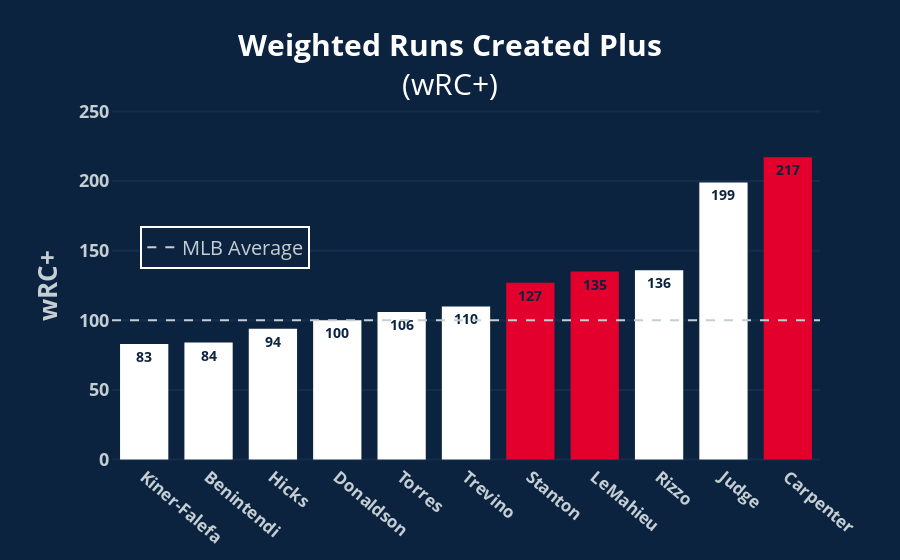

The cell this chart's notebook holds for it:
### Markdown cell above
## Viz

### Code cell
# Create variables for use in chart
x = wRC_df['Last']
y = wRC_df['wRC+']
text = ['<b>' + str(wRC) + '</b>' for wRC in y]

navy = '#0C2340'
gray = '#C4CED3'
red = '#E4002C'


# Create traces
fig = go.Figure()

fig.add_trace(go.Bar(x=x, y=y, text=text, marker_color=['white','white','white','white','white','white',red,red,'white','white',red],insidetextanchor='end', showlegend=False))

# fig.for_each_trace(lambda t: t.update(marker_color=red)
#                    if (np.any(['Carpenter', 'LeMahieu', 'Stanton'] == t.x))
#                    else t.update(marker_color='white'))

fig.add_hline(y=100, line_width=2, line_dash="dash", line_color=gray)
fig.add_trace(
    go.Scatter(x=('Donaldson', 'Donaldson'), y=['100']*10, name='MLB Average', mode='lines', line_width=2, line_dash="dash", line_color=gray)
)


# Format traces
fig.update_traces(
    marker=dict(line=dict(width=0)),
    textfont=dict(
        color=navy,
        size=14)
)


# Format axes
fig.update_xaxes(
    tickfont=dict(
        size=17,
        color=gray),
    tickmode='array',
    ticktext=['<b>' + name + '</b>' for name in x],
    tickvals=x,
    tickangle=40,
    showgrid=False
)

fig.update_yaxes(
    title=dict(
        text="<br><b>wRC+</b>",
        font=dict(
            size=26,
            color=gray)),
    tickfont=dict(
        size=18,
        color=gray),
    tickmode='array',
    ticktext=[f'<b>{y}</b>' for y in ['0','50','100','150','200','250']],
    tickvals=[0, 50, 100, 150, 200, 250],
    gridcolor='rgb(20,45,75)',
    gridwidth=2,
    zerolinecolor='rgb(20,45,75)',
    zerolinewidth=2,
#     showgrid=False,
#     minor=dict(
#         tickvals=[50,150,200,250],
#         gridcolor='rgb(20,45,75)',
#         gridwidth=2)
)


# Format layout
fig.update_layout(
    title=dict(
        text="<b>Weighted Runs Created Plus</b><br>(wRC+)",
        y=0.9,
        x=0.5,
        xanchor='center',
        yanchor='top',
        font=dict(
            size=30,
            color='white')),
    yaxis_range=[-1,251],
    legend=dict(
        yanchor="top",
        y=0.67,
        xanchor="left",
        x=0.04,
        font=dict(
            size=20,
            color=gray),
        bordercolor='white',
        borderwidth=2,
        bgcolor=navy),
    bargap=0.25,
    paper_bgcolor=navy,
    plot_bgcolor=navy,
    margin=dict(t=110, pad=2)
)


fig.show()

### Figure 1 — Plotly figure (JSON) as saved in the notebook; plotly's stock layout.template omitted (floating-point values rounded to 4 significant figures)
{"data": [{"insidetextanchor": "end", "marker": {"color": ["white", "white", "white", "white", "white", "white", "#E4002C", "#E4002C", "white", "white", "#E4002C"], "line": {"width": 0}}, "showlegend": false, "text": ["<b>83</b>", "<b>84</b>", "<b>94</b>", "<b>100</b>", "<b>106</b>", "<b>110</b>", "<b>127</b>", "<b>135</b>", "<b>136</b>", "<b>199</b>", "<b>217</b>"], "textfont": {"color": "#0C2340", "size": 14}, "type": "bar", "x": ["Kiner-Falefa", "Benintendi", "Hicks", "Donaldson", "Torres", "Trevino", "Stanton", "LeMahieu", "Rizzo", "Judge", "Carpenter"], "y": [83, 84, 94, 100, 106, 110, 127, 135, 136, 199, 217]}, {"line": {"color": "#C4CED3", "dash": "dash", "width": 2}, "marker": {"line": {"width": 0}}, "mode": "lines", "name": "MLB Average", "textfont": {"color": "#0C2340", "size": 14}, "type": "scatter", "x": ["Donaldson", "Donaldson"], "y": ["100", "100", "100", "100", "100", "100", "100", "100", "100", "100"]}], "layout": {"bargap": 0.25, "legend": {"bgcolor": "#0C2340", "bordercolor": "white", "borderwidth": 2, "font": {"color": "#C4CED3", "size": 20}, "x": 0.04, "xanchor": "left", "y": 0.67, "yanchor": "top"}, "margin": {"pad": 2, "t": 110}, "paper_bgcolor": "#0C2340", "plot_bgcolor": "#0C2340", "shapes": [{"line": {"color": "#C4CED3", "dash": "dash", "width": 2}, "type": "line", "x0": 0, "x1": 1, "xref": "x domain", "y0": 100, "y1": 100, "yref": "y"}], "title": {"font": {"color": "white", "size": 30}, "text": "<b>Weighted Runs Created Plus</b><br>(wRC+)", "x": 0.5, "xanchor": "center", "y": 0.9, "yanchor": "top"}, "xaxis": {"showgrid": false, "tickangle": 40, "tickfont": {"color": "#C4CED3", "size": 17}, "tickmode": "array", "ticktext": ["<b>Kiner-Falefa</b>", "<b>Benintendi</b>", "<b>Hicks</b>", "<b>Donaldson</b>", "<b>Torres</b>", "<b>Trevino</b>", "<b>Stanton</b>", "<b>LeMahieu</b>", "<b>Rizzo</b>", "<b>Judge</b>", "<b>Carpenter</b>"], "tickvals": ["Kiner-Falefa", "Benintendi", "Hicks", "Donaldson", "Torres", "Trevino", "Stanton", "LeMahieu", "Rizzo", "Judge", "Carpenter"]}, "yaxis": {"gridcolor": "rgb(20,45,75)", "gridwidth": 2, "range": [-1, 251], "tickfont": {"color": "#C4CED3", "size": 18}, "tickmode": "array", "ticktext": ["<b>0</b>", "<b>50</b>", "<b>100</b>", "<b>150</b>", "<b>200</b>", "<b>250</b>"], "tickvals": [0, 50, 100, 150, 200, 250], "title": {"font": {"color": "#C4CED3", "size": 26}, "text": "<br><b>wRC+</b>"}, "zerolinecolor": "rgb(20,45,75)", "zerolinewidth": 2}}}
